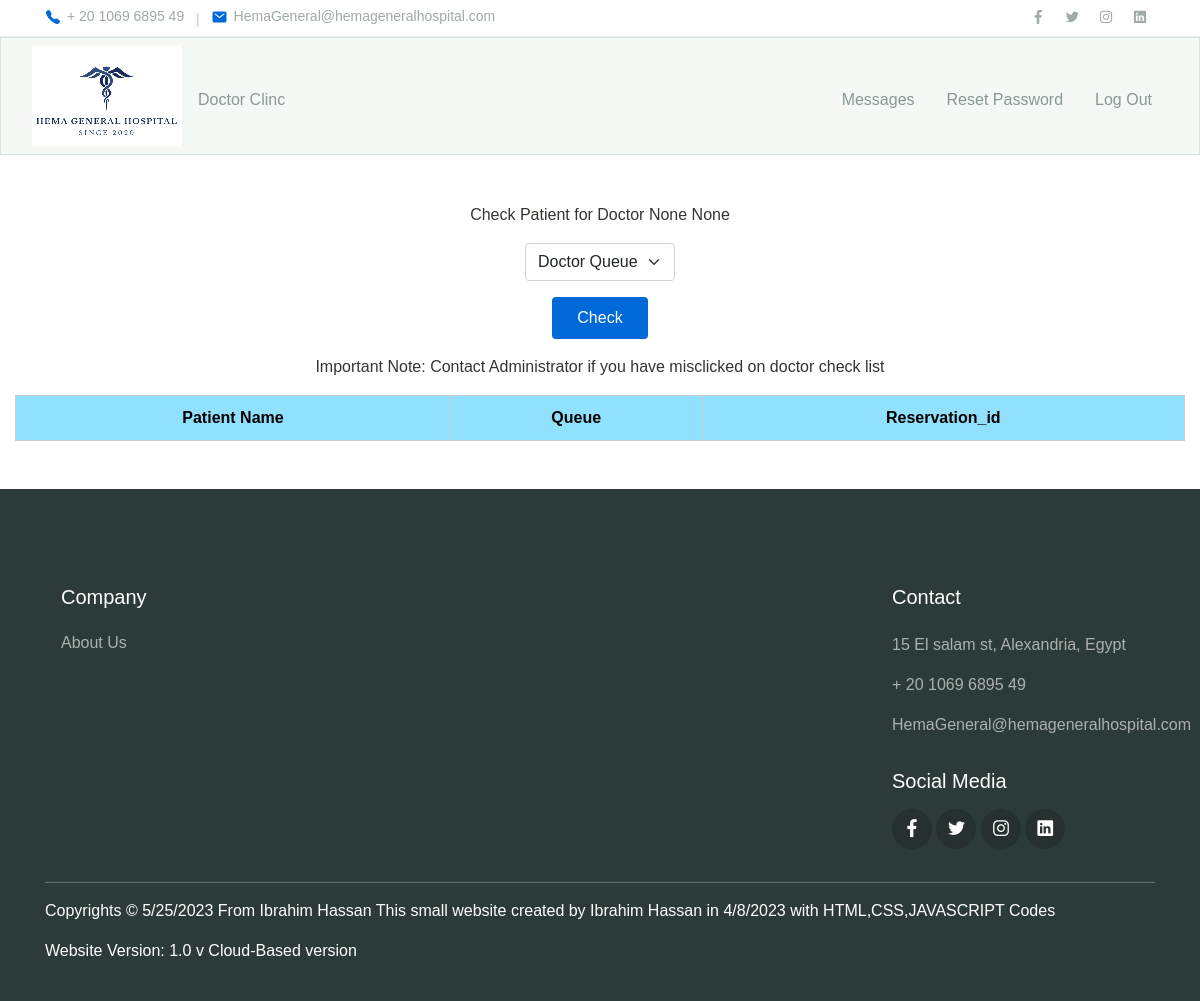
The page /Doctor_clinc_reservations (signed in) on the database its author committed.
### tables this page shows
CREATE TABLE Web_data
(
Phone_number INTEGER,
Address TEXT,
Email TEXT,
Fb_page TEXT,
Tw_page TEXT,
Inst_page TEXT,
Linked_page TEXT
);

### app.py (the view, shortened to what this page needs)
@app.route("/Doctor_clinc_reservations",methods=["GET","POST"])
@login_required
def Doctor_clinc_reservations():
    if session['user_id'] not in Nurse_accounts:
        return redirect("/")
    Doctor_clinc = request.args.get("Doctor_clinc")
    day = request.args.get("day")
    Doctors = db.execute("SELECT * FROM patient_reservation WHERE reservation_status = ? AND patient_doctor_reservation = ? AND patient_doctor_date_time = ?","Unchecked",Doctor_clinc,day)
    if request.method == "GET":
        return render_template("Doctor_clinc_reservations.html",Doctors = Doctors,Doctor_clinc = Doctor_clinc, day = day)

### Functions.py (called while the page is built)
def Get_account_id_from_admin_by_Type(TYPE):
    Quota_loaded = sqlite3.connect('Database.db').execute("SELECT Quota_staff_number FROM Quota WHERE Quota_loaded = ?",("Loaded",)).fetchall()[0]
    rows = sqlite3.connect('Database.db').execute(f"SELECT id FROM users WHERE TYPE = ? LIMIT {Quota_loaded[0]}",(TYPE,)).fetchall()
    output = [ row[0] for row in rows]
    return output

def Get_account_id_from_users_by_Type(TYPE):
    timestamp = datetime.now().date().strftime("%Y-%m-%d")
    Quota_date = sqlite3.connect('Database.db').execute("SELECT Quota_date FROM Quota WHERE Quota_loaded = ?", ("Loaded",)).fetchall()[0][0]
    if timestamp > str(Quota_date):
        rows = sqlite3.connect('Database.db').execute(f"SELECT id FROM users WHERE TYPE = ? LIMIT 0",(TYPE,)).fetchall()
        output = [ row[0] for row in rows]
        return output
    Quota_loaded = sqlite3.connect('Database.db').execute("SELECT Quota_users_number FROM Quota WHERE Quota_loaded = ?",("Loaded",)).fetchall()[0]
    rows = sqlite3.connect('Database.db').execute(f"SELECT id FROM users WHERE TYPE = ? LIMIT {Quota_loaded[0]}",(TYPE,)).fetchall()
    output = [ row[0] for row in rows]
    return output

### app.py (called while the page is built)
@app.after_request
def after_request(response):
    response.headers["Cache-Control"] = "no-cache, no-store, must-revalidate"
    response.headers["Expires"] = 0
    response.headers["Pragma"] = "no-cache"
    return response

def update_accounts():
    global Admin_accounts, Receptionist_accounts, Nurse_accounts, Accountant_accounts, Patient_accounts
    Admin_accounts = Get_account_id_from_admin_by_Type("Admin")
    Receptionist_accounts = Get_account_id_from_staff_by_Type("Receptionist")
    Nurse_accounts = Get_account_id_from_staff_by_Type("Nurse")
    Accountant_accounts = Get_account_id_from_staff_by_Type("Accountant")
    Patient_accounts = Get_account_id_from_users_by_Type("Patient")

@app.before_request
def before_each_request():
    update_accounts()

### helpers.py (called while the page is built)
def login_required(f):
    @wraps(f)
    def decorated_function(*args, **kwargs):
        if session.get("user_id") is None:
            return redirect("/login")
        return f(*args, **kwargs)
    return decorated_function

### docs/templates/Doctor_clinc_reservations.html (shortened to what this page needs)
{% extends "layout_2.html" %}
{% block main %}
<form action ="/Doctor_clinc_reservations" method="POST">
    <div>
        Check Patient for Doctor {{Doctor_clinc}} {{day}}
    </div>
    <select class="form-select mx-auto w-auto" name = "patient_query" class="form-control mx-auto w-auto">
        <option disabled selected >Doctor Queue</option>
    </select>
    <button type="submit" class="btn btn-primary">Check</button>
</form>
<p>Important Note: Contact Administrator if you have misclicked on doctor check list</p>
<form>
<table>
    <tr>
        <th>Patient Name</th>
        <th>Queue</th>
        <th>Reservation_id</th>
    </tr>
</table>
</form>
{% endblock %}

### docs/templates/layout_2.html (shortened to what this page needs)
<!DOCTYPE html>
<html lang="en">
    <head>
        <link href="https://cdn.jsdelivr.net/npm/bootstrap@5.1.3/dist/css/bootstrap.min.css" rel="stylesheet">
        <link href="static/styles.css" rel="stylesheet">
        <link rel="stylesheet" href="static/assets/css/maicons.css">
        <link rel="stylesheet" href="static/assets/css/bootstrap.css">
        <link rel="stylesheet" href="static/assets/vendor/owl-carousel/css/owl.carousel.css">
        <link rel="stylesheet" href="static/assets/vendor/animate/animate.css">
        <link rel="stylesheet" href="static/assets/css/theme.css">
    </head>
    <body>
        <div id="page-container">
            <div id="content-wrap">
        <header>
            <div class="topbar">
              <div class="container">
                <div class="row">
                  <div class="col-sm-8 text-sm">
                    <div class="site-info">
                        <a href="tel:{{Phone_number}}"><span class="mai-call text-primary"></span>{{Phone_number}}</a>
                        <span class="divider">|</span>
                        <a href="mailto: {{Email}}"><span class="mai-mail text-primary"></span>{{Email}}</a>
                      </div>
                    </div>
                    <div class="col-sm-4 text-right text-sm">
                      <div class="social-mini-button">
                        <a href="{{Fb_page}}"><span class="mai-logo-facebook-f"></span></a>
                        <a href="{{Tw_page}}"><span class="mai-logo-twitter"></span></a>
                        <a href="{{Inst_page}}"><span class="mai-logo-instagram"></span></a>
                        <a href="{{Linked_page}}"><span class="mai-logo-linkedin"></span></a>
                    </div>
                  </div>
                </div>
              </div>
            </div>
        <nav class="bg-light border navbar navbar-expand-md navbar-light">
            <div class="container-fluid">
                <a href="/"><img alt="Logo"></a>
                <div class="collapse navbar-collapse" id="navbar">
                    {% if session['user_id'] in session['user_developer'] %}
                    <ul class="navbar-nav me-auto mt-2">
                        <li class="nav-item"><a class="nav-link" href="/Developer_access">Developer Access</a></li>
                        <li class="nav-item"><a class="nav-link" href="/Quota">Change Quota</a></li>
                        <li class="nav-item"><a class="nav-link" href="/Web_Deployment">Web Deployment</a></li>
                    </ul>
                    <ul class="navbar-nav ms-auto mt-2">
                        <li class="nav-item"><a class="nav-link" href="/logout">Log Out</a></li>
                    </ul>
                    {% elif session['user_id'] in session['user_nurse'] %}
                    <ul class="navbar-nav me-auto mt-2">
                        <li class="nav-item"><a class="nav-link" href="/Doctor_clinc">Doctor Clinc</a></li>
                    </ul>
                    <ul class="navbar-nav ms-auto mt-2">
                        <li class="nav-item"><a class="nav-link" href="/Messages">Messages</a></li>
                        <li class="nav-item"><a class="nav-link" href="/resetpassword">Reset Password</a></li>
                        <li class="nav-item"><a class="nav-link" href="/logout">Log Out</a></li>
                    </ul>
                    {% endif %}
                </div>
            </div>
        </nav>
        <main class="container-fluid py-5 text-center">
            {% block main %}{% endblock %}
        </main>
        <footer class="page-footer" id = "footer">
            <div class="container">
              <div class="row px-md-3">
                <div class="col-sm-6 col-lg-3 py-3">
                  <h5>Company</h5>
                  <ul class="footer-menu">
                    <li><a href="/contact_us">About Us</a></li>
                  </ul>
                </div>
                <div class="col-sm-6 col-lg-3 py-3">
                </div>
                <div class="col-sm-6 col-lg-3 py-3">
                </div>
                <div class="col-sm-6 col-lg-3 py-3">
                    <h5>Contact</h5>
                    <p class="footer-link mt-2">{{Address}}</p>
                    <a href="tel:{{Phone_number}}" class="footer-link">{{Phone_number}}</a>
                    <a href="mailto:{{Email}}" class="footer-link">{{Email}}</a>
                    <h5 class="mt-3">Social Media</h5>
                    <div class="footer-sosmed mt-3">
                      <a href="{{Fb_page}}" target="_blank"><span class="mai-logo-facebook-f"></span></a>
                      <a href="{{Tw_page}}" target="_blank"><span class="mai-logo-twitter"></span></a>
                      <a href="{{Inst_page}}" target="_blank"><span class="mai-logo-instagram"></span></a>
                      <a href="{{Linked_page}}" target="_blank"><span class="mai-logo-linkedin"></span></a>
                  </div>
                </div>
              </div>
              <hr>
              <p id="copyright">Copyrights &#169; 5/25/2023 From Ibrahim Hassan This small website created by Ibrahim Hassan in 4/8/2023 with HTML,CSS,JAVASCRIPT Codes</p>
              <p>Website Version: 1.0 v Cloud-Based version</p>
            </div>
          </footer>
    </body>
</html>

### static/styles.css (style rules this page uses)
table { width : 100%; border : 1px solid #ccc; }
table th { padding : 10px; background-color : #91E1FE; border : 1px solid #CCC; text-align : center; color : black; }
#page-container { position: relative; min-height: 100vh; }
#content-wrap { padding-bottom: 30rem; }
#footer { position: absolute; bottom: 0; width: 100%; height: 32rem; }

### static/assets/css/theme.css (style rules this page uses)
:root { --primary: #0069d9; --accent: #FF3D85; --secondary: #4E5AFE; --warning: #EED818; --info: #05B4E1; --danger: #FF4943; --success: #96C93D; --dark: #343531; --light: #F5F9F6; --cs: #596261; --grey: #6E807A; }
body { font-family: "Source Sans Pro", sans-serif; line-height: 1.5; color: #343531; }
a { color: #07be94; text-decoration: none; background-color: transparent; }
.text-sm { font-size: 14px !important; }
.bg-light { background-color: #F5F9F6 !important; }
.text-primary { color: #0069d9 !important; }
.btn-primary { color: #fff; background-color: #0069d9; border-color: transparent; }
.topbar { border-bottom: 1px solid #E8EEE4; }
.topbar .row { align-items: center; min-height: 36px; }
.topbar .site-info a { display: inline-flex; align-items: center; color: #A1AAA7; }
.topbar .site-info a span { font-size: 16px; margin-right: 6px; }
.topbar .site-info .divider { margin-left: 8px; margin-right: 8px; color: #BEC8B8; }
.topbar .social-mini-button a { display: inline-block; padding: 4px 8px; color: #A1AAA7; }
.btn { padding: 8px 24px; }
.navbar { min-height: 70px; }
.navbar-nav { margin-top: 10px; border-top: 1px solid #E8EEE4; flex-shrink: 0; }
.navbar-nav .nav-link { transition: all .2s ease; }
.navbar-light .navbar-nav .nav-link { color: rgba(110, 128, 122, 0.8); }
@media (min-width: 768px) { .navbar-expand-md .navbar-nav { margin-top: 0; border-top: none; } }
@media (min-width: 768px) { .navbar-expand-md .navbar-nav .nav-link { padding-right: 16px; padding-left: 16px; } }
@media (min-width: 768px) { .navbar-expand-md .navbar-nav { align-items: center; } }
.page-footer { position: relative; display: block; padding-top: 80px; padding-bottom: 16px; background-color: #2D3B38; color: #fff; }
.page-footer h5 { font-weight: 500; margin-bottom: 16px; }
.page-footer hr { border-color: #4F5E5B; }
.footer-menu { position: relative; list-style: none; padding-left: 0; }
.footer-menu a, .footer-link { display: inline-block; padding-top: 6px; padding-bottom: 6px; color: rgba(255, 255, 255, 0.6); transition: all .2s ease; }
.footer-link { padding: 0; margin-bottom: 16px; }
.footer-sosmed a { display: inline-block; width: 40px; height: 40px; line-height: 42px; border-radius: 50%; text-align: center; font-size: 18px; background-color: #26312F; color: #ffff; transition: all .2s ease; }

### rows shown on the page
Web_data: Phone_number "+ 20 1069 6895 49", Email "HemaGeneral@hemageneralhospital.com", Address "15 El salam st, Alexandria, Egypt"

### other values the page prints
{{ Doctor_clinc }} "None"
{{ day }} "None"
